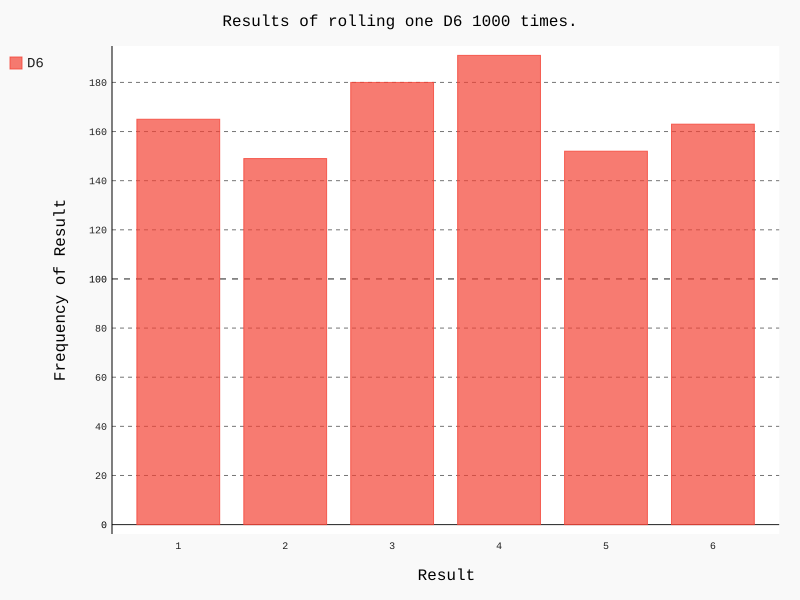

The script that drew this image:
import pygal

from die import Die

die = Die()

results = []
for roll_num in range(1000):
	result = die.roll()
	results.append(result)

frequencies = []
for value in range(1,die.num_sides+1):
	frequency = results.count(value)
	frequencies.append(frequency)

hist = pygal.Bar()

hist.title = "Results of rolling one D6 1000 times."
hist.x_labels = ['1','2','3','4','5','6']
hist.x_title = "Result"
hist.y_title = "Frequency of Result"

hist.add("D6",frequencies)
hist.render_to_file('die_visual.svg')

print(frequencies)
